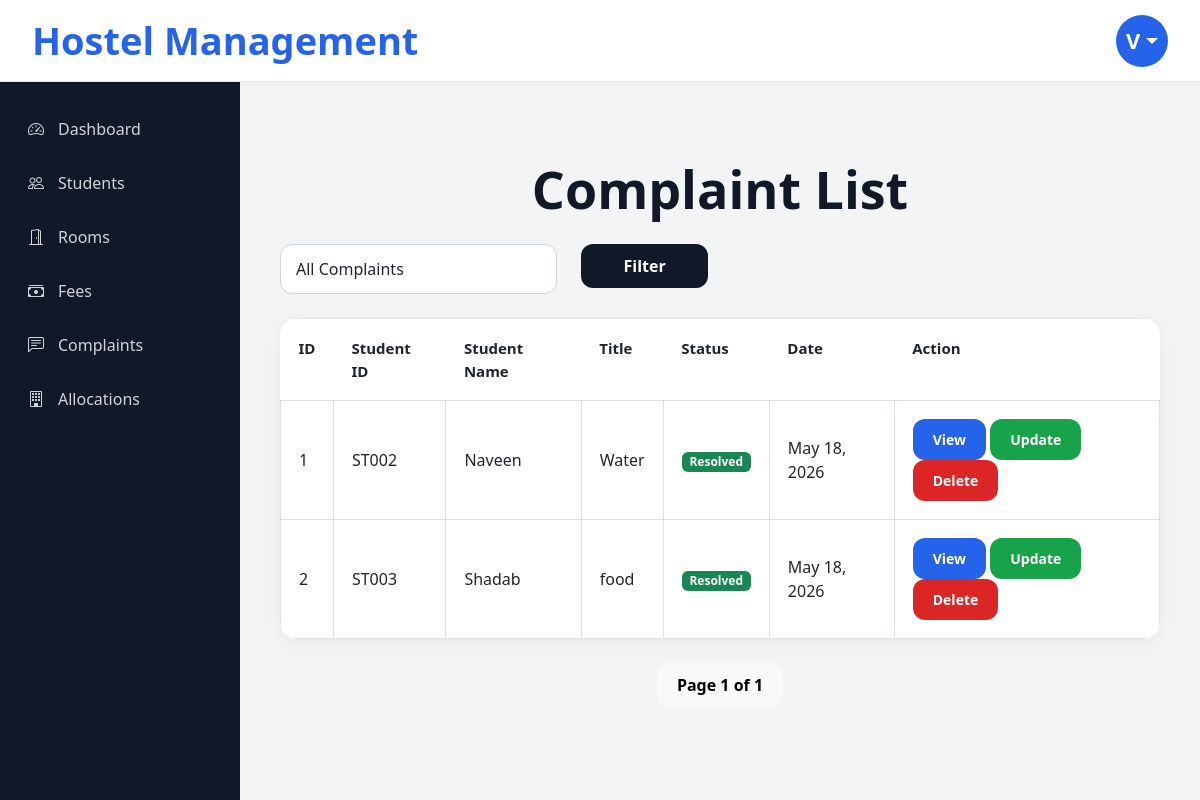
The page /complaint-list/ (signed in) on the database as committed earlier.
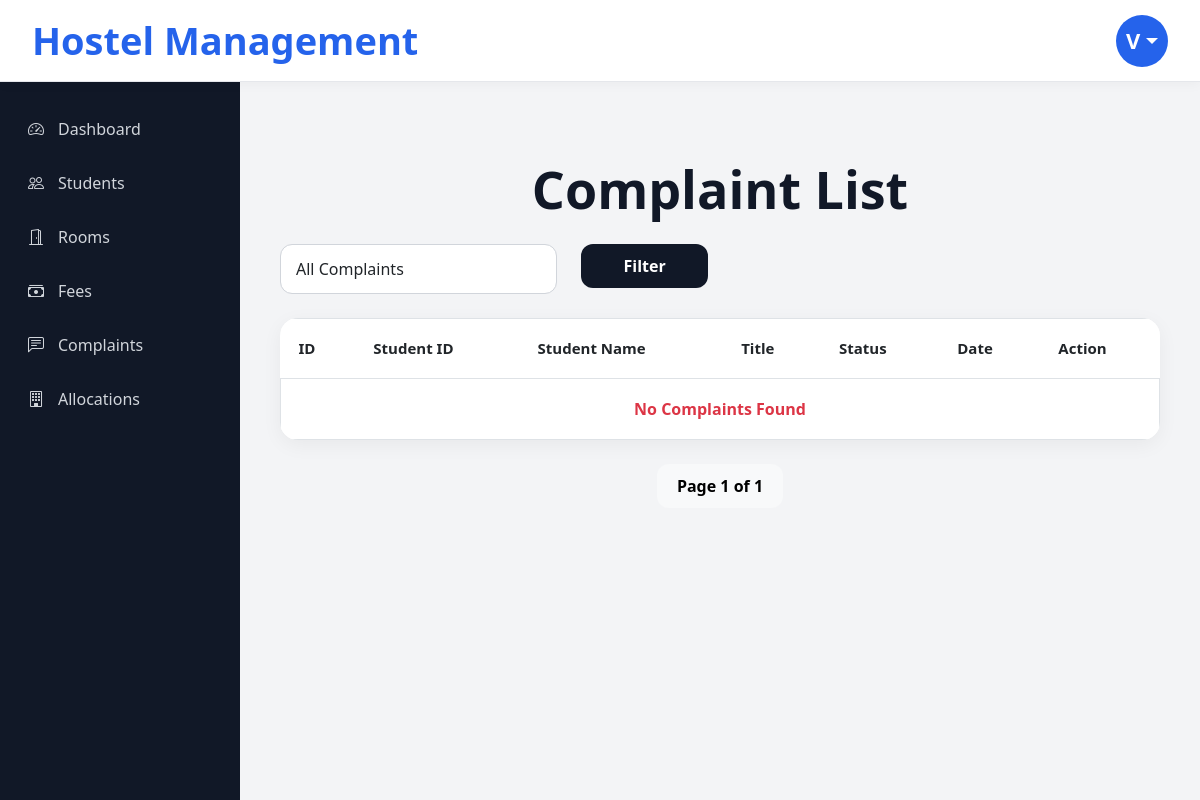
The same page on the database as committed later.
### hostel_app/models.py (models this page shows, shortened)
class Complaint(models.Model):
    STATUS_CHOICES = [
        ("Pending", "Pending"),
        ("In Progress", "In Progress"),
        ("Resolved", "Resolved")
    ]
    student = models.ForeignKey(
        Student,
        on_delete=models.CASCADE
    )
    title = models.CharField(
        max_length=200
    )
    description = models.TextField()
    complaint_date = models.DateField(
        auto_now_add=True
    )
    status = models.CharField(
        max_length=20,
        choices=STATUS_CHOICES
    )

class Student(models.Model):
    student_id = models.CharField(
        max_length=10,
        unique=True
    )
    student_name = models.CharField(max_length=100)
    email = models.EmailField()
    phone_number = models.CharField(max_length=15)
    course = models.CharField(max_length=50)
    year = models.IntegerField()

### hostel_app/views.py (the view, shortened to what this page needs)
def complaint_list(request):
    if request.user.is_staff:
        complaints = Complaint.objects.all()
    status = request.GET.get("status")
    if status:
        complaints = complaints.filter(
            status=status
        )
    paginator = Paginator(
        complaints,
        5
    )
    page_number = request.GET.get("page")
    page_obj = paginator.get_page(page_number)
    context = {
        "page_obj": page_obj
    }
    return render(
        request,
        "complaints/complaint_list.html",
        context
    )

### hostel_app/templates/complaints/complaint_list.html (shortened to what this page needs)
{% extends 'master.html' %}
{% block content %}
<div class="container mt-5">
    <h1 class="text-center mb-4">
        Complaint List
    </h1>
    <form method="GET" class="row mb-4">
        <div class="col-md-4">
            <select
                name="status"
                class="form-control"
            >
                <option value="">
                    All Complaints
                </option>
            </select>
        </div>
        <div class="col-md-2">
            <button
                type="submit"
                class="btn btn-dark w-100"
            >
                Filter
            </button>
        </div>
    </form>
    <table class="table table-bordered">
    <tr>
        <th>ID</th>
        {% if user.is_staff %}
            <th>Student ID</th>
            <th>Student Name</th>
        {% endif %}
        <th>Title</th>
        <th>Status</th>
        <th>Date</th>
        <th>Action</th>
    </tr>
    {% for complaint in page_obj %}
    <tr>
        <td>{{ forloop.counter }}</td>
        {% if user.is_staff %}
            <td>
                {{ complaint.student.student_id }}
            </td>
            <td>
                {{ complaint.student.student_name }}
            </td>
        {% endif %}
        <td>{{ complaint.title }}</td>
        <td>
            {% if complaint.status == "Resolved" %}
                <span class="badge bg-success">
                    Resolved
                </span>
            {% elif complaint.status == "In Progress" %}
                <span class="badge bg-warning text-dark">
                    In Progress
                </span>
            {% else %}
                <span class="badge bg-danger">
                    Pending
                </span>
            {% endif %}
        </td>
        <td>
    {{ complaint.complaint_date|date:"F d, Y" }}
</td>
        <td>
            <a
                href="{% url 'complaint-details' complaint.id %}"
                class="btn btn-primary btn-sm"
            >
                View
            </a>
            {% if user.is_staff %}
            <a
                href="{% url 'update-complaint' complaint.id %}"
                class="btn btn-success btn-sm"
            >
                Update
            </a>
            <a
                href="{% url 'delete-complaint' complaint.id %}"
                class="btn btn-danger btn-sm"
            >
                Delete
            </a>
            {% endif %}
        </td>
    </tr>
    {% empty %}
    <tr>
        {% if user.is_staff %}
            <td
                colspan="7"
                class="text-center text-danger fw-bold"
            >
                No Complaints Found
            </td>
        {% endif %}
    </tr>
    {% endfor %}
</table>
    <div class="d-flex justify-content-center mt-4 gap-2">
    <span class="btn btn-light">
        Page {{ page_obj.number }}
        of
        {{ page_obj.paginator.num_pages }}
    </span>
</div>
</div>
{% endblock %}

Rows that differ between the two databases and show on the page:
removed Complaint: student.student_id "ST002", student.student_name "Naveen", title "Water", status "Resolved", complaint_date "May 18, 2026"
removed Complaint: student.student_id "ST003", student.student_name "Shadab", title "food", status "Resolved", complaint_date "May 18, 2026"
Other text that changed with them:
text now shown: "No Complaints Found"
